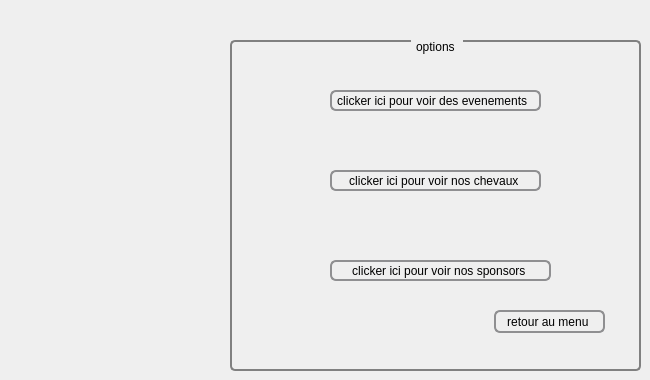
    <widget class="QWidget" name="page_3">
     <widget class="QPushButton" name="evenements_vid">
      <property name="geometry">
       <rect>
        <x>330</x>
        <y>90</y>
        <width>211</width>
        <height>21</height>
       </rect>
      </property>
      <property name="styleSheet">
       <string notr="true">QPushButton {
    border: 2px solid #8f8f91;
    border-radius: 6px;
    background-color: qlineargradient(x1: 0, y1: 0, x2: 0, y2: 1,
                                      stop: 0 #f6f7fa, stop: 1 #dadbde);
    min-width: 80px;
}

QPushButton:pressed {
    background-color: qlineargradient(x1: 0, y1: 0, x2: 0, y2: 1,
                                      stop: 0 #dadbde, stop: 1 #f6f7fa);
}

QPushButton:flat {
    border: none; /* no border for a flat push button */
}

QPushButton:default {
    border-color: navy; /* make the default button prominent */
}
</string>
      </property>
      <property name="text">
       <string>clicker ici pour voir des evenements  </string>
      </property>
     </widget>
     <widget class="QPushButton" name="chevaux_vid">
      <property name="geometry">
       <rect>
        <x>330</x>
        <y>170</y>
        <width>211</width>
        <height>21</height>
       </rect>
      </property>
      <property name="styleSheet">
       <string notr="true">QPushButton {
    border: 2px solid #8f8f91;
    border-radius: 6px;
    background-color: qlineargradient(x1: 0, y1: 0, x2: 0, y2: 1,
                                      stop: 0 #f6f7fa, stop: 1 #dadbde);
    min-width: 80px;
}

QPushButton:pressed {
    background-color: qlineargradient(x1: 0, y1: 0, x2: 0, y2: 1,
                                      stop: 0 #dadbde, stop: 1 #f6f7fa);
}

QPushButton:flat {
    border: none; /* no border for a flat push button */
}

QPushButton:default {
    border-color: navy; /* make the default button prominent */
}

</string>
      </property>
      <property name="text">
       <string>clicker ici pour voir nos chevaux </string>
      </property>
     </widget>
     <widget class="QPushButton" name="sponsors">
      <property name="geometry">
       <rect>
        <x>330</x>
        <y>260</y>
        <width>221</width>
        <height>21</height>
       </rect>
      </property>
      <property name="styleSheet">
       <string notr="true">QPushButton {
    border: 2px solid #8f8f91;
    border-radius: 6px;
    background-color: qlineargradient(x1: 0, y1: 0, x2: 0, y2: 1,
                                      stop: 0 #f6f7fa, stop: 1 #dadbde);
    min-width: 80px;
}

QPushButton:pressed {
    background-color: qlineargradient(x1: 0, y1: 0, x2: 0, y2: 1,
                                      stop: 0 #dadbde, stop: 1 #f6f7fa);
}

QPushButton:flat {
    border: none; /* no border for a flat push button */
}

QPushButton:default {
    border-color: navy; /* make the default button prominent */
}
</string>
      </property>
      <property name="text">
       <string>clicker ici pour voir nos sponsors </string>
      </property>
     </widget>
     <widget class="QLabel" name="label_45">
      <property name="geometry">
       <rect>
        <x>160</x>
        <y>220</y>
        <width>141</width>
        <height>121</height>
       </rect>
      </property>
      <property name="text">
       <string/>
      </property>
     </widget>
     <widget class="QGroupBox" name="groupBox_12">
      <property name="geometry">
       <rect>
        <x>230</x>
        <y>40</y>
        <width>411</width>
        <height>331</height>
       </rect>
      </property>
      <property name="styleSheet">
       <string notr="true">QGroupBox {
    background-color: qlineargradient(x1: 0, y1: 0, x2: 0, y2: 1,
                                      stop: 0 #E0E0E0, stop: 1 #FFFFFF);
    border: 2px solid gray;
    border-radius: 5px;
    margin-top: 1ex; /* leave space at the top for the title */
}

QGroupBox::title {
    subcontrol-origin: margin;
    subcontrol-position: top center; /* position at the top center */
    padding: 0 3px;
    background-color: qlineargradient(x1: 0, y1: 0, x2: 0, y2: 1,
                                      stop: 0 #FF0ECE, stop: 1 #FFFFFF);
}</string>
      </property>
      <property name="title">
       <string>options </string>
      </property>
      <widget class="QPushButton" name="retour_menu">
       <property name="geometry">
        <rect>
         <x>264</x>
         <y>270</y>
         <width>111</width>
         <height>23</height>
        </rect>
       </property>
       <property name="styleSheet">
        <string notr="true">QPushButton {
    border: 2px solid #8f8f91;
    border-radius: 6px;
    background-color: qlineargradient(x1: 0, y1: 0, x2: 0, y2: 1,
                                      stop: 0 #f6f7fa, stop: 1 #dadbde);
    min-width: 80px;
}

QPushButton:pressed {
    background-color: qlineargradient(x1: 0, y1: 0, x2: 0, y2: 1,
                                      stop: 0 #dadbde, stop: 1 #f6f7fa);
}

QPushButton:flat {
    border: none; /* no border for a flat push button */
}

QPushButton:default {
    border-color: navy; /* make the default button prominent */
}
</string>
       </property>
       <property name="text">
        <string>retour au menu </string>
       </property>
      </widget>
     </widget>
     <zorder>groupBox_12</zorder>
     <zorder>evenements_vid</zorder>
     <zorder>chevaux_vid</zorder>
     <zorder>sponsors</zorder>
     <zorder>label_45</zorder>
    </widget>
